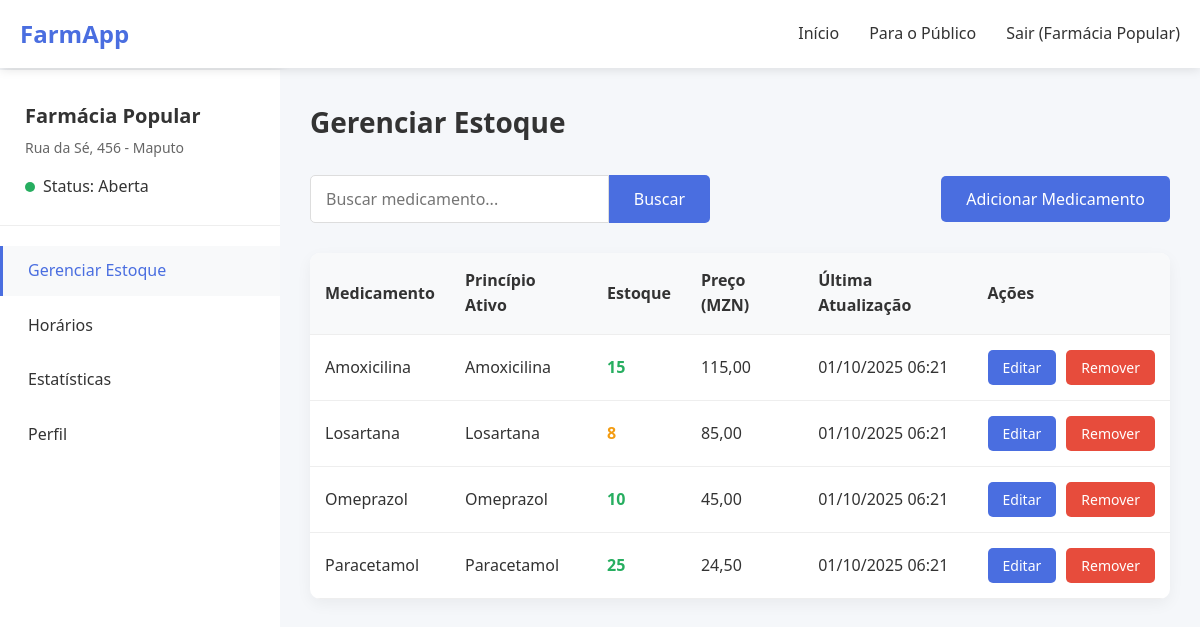
The page /farmacias/dashboard.php (signed in) on the database its author committed.
### tables this page shows
CREATE TABLE IF NOT EXISTS farmacias (
    id INT AUTO_INCREMENT PRIMARY KEY,
    nome VARCHAR(255) NOT NULL,
    endereco TEXT NOT NULL,
    latitude DECIMAL(10, 8),
    longitude DECIMAL(11, 8),
    telefone VARCHAR(20),
    email VARCHAR(255) UNIQUE NOT NULL,
    senha VARCHAR(255) NOT NULL,
    horario_funcionamento TEXT,
    aberta_24h BOOLEAN DEFAULT FALSE,
    ativo BOOLEAN DEFAULT TRUE,
    data_cadastro TIMESTAMP DEFAULT CURRENT_TIMESTAMP
);

CREATE TABLE IF NOT EXISTS estoque_farmacia (
    id INT AUTO_INCREMENT PRIMARY KEY,
    farmacia_id INT,
    medicamento_id INT,
    quantidade INT DEFAULT 0,
    preco DECIMAL(10, 2),
    ultima_atualizacao TIMESTAMP DEFAULT CURRENT_TIMESTAMP ON UPDATE CURRENT_TIMESTAMP,
    FOREIGN KEY (farmacia_id) REFERENCES farmacias(id) ON DELETE CASCADE,
    FOREIGN KEY (medicamento_id) REFERENCES medicamentos(id) ON DELETE CASCADE,
    UNIQUE KEY unique_estoque (farmacia_id, medicamento_id)
);

CREATE TABLE IF NOT EXISTS medicamentos (
    id INT AUTO_INCREMENT PRIMARY KEY,
    nome VARCHAR(255) NOT NULL,
    principio_ativo VARCHAR(255),
    categoria VARCHAR(100),
    receita_obrigatoria BOOLEAN DEFAULT FALSE
);

### farmacias/dashboard.php (the view, shortened to what this page needs)
<?php
$database = new Database();
$db = $database->getConnection();
$query = "SELECT * FROM farmacias WHERE id = :id";
$stmt = $db->prepare($query);
$stmt->bindParam(':id', $_SESSION['farmacia_id']);
$stmt->execute();
$farmacia = $stmt->fetch(PDO::FETCH_ASSOC);
$query = "SELECT e.id as estoque_id, m.id as medicamento_id, m.nome, m.principio_ativo, m.categoria, e.quantidade, e.preco, e.ultima_atualizacao
          FROM estoque_farmacia e
          JOIN medicamentos m ON e.medicamento_id = m.id
          WHERE e.farmacia_id = :farmacia_id
          ORDER BY m.nome";
$stmt = $db->prepare($query);
$stmt->bindParam(':farmacia_id', $_SESSION['farmacia_id']);
$stmt->execute();
$estoque = $stmt->fetchAll(PDO::FETCH_ASSOC);
?>
<!DOCTYPE html>
<html lang="pt">
<head>
    <link rel="stylesheet" href="css/dashboard.css">
</head>
<body>
    <header>
        <div class="container">
            <nav class="navbar">
                <div class="logo">
                    <a href="../index.html">FarmApp</a>
                </div>
                <ul class="nav-links">
                    <li><a href="../index.html">Início</a></li>
                    <li><a href="../publico/index.html">Para o Público</a></li>
                    <li><a href="logout.php" id="logout-btn">Sair (<?php echo htmlspecialchars($farmacia['nome']); ?>)</a></li>
                </ul>
            </nav>
        </div>
    </header>
    <div class="dashboard-container">
        <div class="sidebar">
            <div class="pharmacy-info">
                <h2><?php echo htmlspecialchars($farmacia['nome']); ?></h2>
                <p><?php echo htmlspecialchars($farmacia['endereco']); ?></p>
                <div class="status-indicator">
                    <span class="status-dot open"></span>
                    <span>Status: <?php echo $farmacia['aberta_24h'] ? '24 Horas' : 'Aberta'; ?></span>
                </div>
            </div>
            <nav class="sidebar-nav">
                <ul>
                    <li><a href="#estoque" class="nav-link active">Gerenciar Estoque</a></li>
                    <li><a href="#horarios" class="nav-link">Horários</a></li>
                    <li><a href="#estatisticas" class="nav-link">Estatísticas</a></li>
                    <li><a href="#perfil" class="nav-link">Perfil</a></li>
                </ul>
            </nav>
        </div>
        <div class="main-content">
            <div class="content-section active" id="estoque">
                <h1>Gerenciar Estoque</h1>
                <div class="search-add-bar">
                    <div class="search-box">
                        <input type="text" id="search-medicine" placeholder="Buscar medicamento...">
                        <button id="search-medicine-btn" class="btn">Buscar</button>
                    </div>
                    <button id="add-medicine-btn" class="btn btn-primary">Adicionar Medicamento</button>
                </div>
                <div class="stock-table-container">
                    <table class="stock-table">
                        <thead>
                            <tr>
                                <th>Medicamento</th>
                                <th>Princípio Ativo</th>
                                <th>Estoque</th>
                                <th>Preço (MZN)</th>
                                <th>Última Atualização</th>
                                <th>Ações</th>
                            </tr>
                        </thead>
                        <tbody id="stock-table-body">
                            <?php if (count($estoque) > 0): ?>
                                <?php foreach ($estoque as $item): ?>
                                    <?php
                                    $stock_class = '';
                                    if ($item['quantidade'] == 0) {
                                        $stock_class = 'stock-low';
                                    } elseif ($item['quantidade'] < 10) {
                                        $stock_class = 'stock-medium';
                                    } else {
                                        $stock_class = 'stock-good';
                                    }
                                    ?>
                                    <tr>
                                        <td><?php echo htmlspecialchars($item['nome']); ?></td>
                                        <td><?php echo htmlspecialchars($item['principio_ativo']); ?></td>
                                        <td class="<?php echo $stock_class; ?>"><?php echo $item['quantidade']; ?></td>
                                        <td><?php echo number_format($item['preco'], 2, ',', '.'); ?></td>
                                        <td><?php echo date('d/m/Y H:i', strtotime($item['ultima_atualizacao'])); ?></td>
                                        <td class="actions">
                                            <button class="btn btn-small btn-primary editar-medicamento"
                                                    data-id="<?php echo $item['estoque_id']; ?>"
                                                    data-nome="<?php echo htmlspecialchars($item['nome']); ?>"
                                                    data-quantidade="<?php echo $item['quantidade']; ?>"
                                                    data-preco="<?php echo $item['preco']; ?>">
                                                Editar
                                            </button>
                                            <form method="POST" style="display: inline;">
                                                <button type="submit" class="btn btn-small btn-danger" onclick="return confirm('Tem certeza que deseja remover este medicamento?')">Remover</button>
                                            </form>
                                        </td>
                                    </tr>
                                <?php endforeach; ?>
                            <?php endif; ?>
                        </tbody>
                    </table>
                </div>
            </div>
        </div>
    </div>
</body>
</html>

### farmacias/css/dashboard.css (style rules this page uses)
* { margin: 0; padding: 0; box-sizing: border-box; font-family: 'Segoe UI', Tahoma, Geneva, Verdana, sans-serif; }
body { background-color: #f5f7fa; color: #333; line-height: 1.6; }
.container { max-width: 1200px; margin: 0 auto; padding: 0 20px; }
header { background: white; box-shadow: 0 2px 10px rgba(0, 0, 0, 0.1); position: fixed; width: 100%; top: 0; z-index: 1000; }
.navbar { display: flex; justify-content: space-between; align-items: center; padding: 15px 0; }
.logo a { font-size: 24px; font-weight: bold; color: #4a6ee0; text-decoration: none; }
.nav-links { display: flex; list-style: none; }
.nav-links li { margin-left: 30px; }
.nav-links a { text-decoration: none; color: #333; font-weight: 500; transition: color 0.3s; }
.dashboard-container { display: flex; min-height: 100vh; padding-top: 70px; }
.sidebar { width: 280px; background: white; box-shadow: 2px 0 10px rgba(0, 0, 0, 0.1); padding: 30px 0; }
.pharmacy-info { padding: 0 25px 25px; border-bottom: 1px solid #eee; margin-bottom: 20px; }
.pharmacy-info h2 { font-size: 20px; margin-bottom: 5px; color: #333; }
.pharmacy-info p { font-size: 14px; color: #666; margin-bottom: 15px; }
.status-indicator { display: flex; align-items: center; gap: 8px; }
.status-dot { width: 10px; height: 10px; border-radius: 50%; }
.status-dot.open { background: #27ae60; }
.sidebar-nav ul { list-style: none; }
.sidebar-nav li { margin-bottom: 5px; }
.nav-link { display: block; padding: 12px 25px; text-decoration: none; color: #333; transition: all 0.3s; border-left: 3px solid transparent; }
.nav-link:hover, .nav-link.active { background: #f8f9fa; color: #4a6ee0; border-left-color: #4a6ee0; }
.main-content { flex: 1; padding: 30px; background: #f5f7fa; }
.content-section { display: none; }
.content-section.active { display: block; }
.content-section h1 { margin-bottom: 30px; color: #333; font-size: 28px; }
.search-add-bar { display: flex; justify-content: space-between; align-items: center; margin-bottom: 30px; gap: 20px; }
.search-box { display: flex; flex: 1; max-width: 400px; }
.search-box input { flex: 1; padding: 12px 15px; border: 1px solid #ddd; border-radius: 5px 0 0 5px; font-size: 16px; }
.search-box button { border-radius: 0 5px 5px 0; }
.btn { padding: 12px 25px; background: #4a6ee0; color: white; border: none; border-radius: 5px; cursor: pointer; font-size: 16px; font-weight: 500; transition: background 0.3s; text-decoration: none; display: inline-block; text-align: center; }
.btn-primary { background: #4a6ee0; }
.btn-danger { background: #e74c3c; }
.btn-small { padding: 8px 15px; font-size: 14px; }
.stock-table-container { background: white; border-radius: 10px; box-shadow: 0 5px 15px rgba(0, 0, 0, 0.05); overflow: hidden; }
.stock-table { width: 100%; border-collapse: collapse; }
.stock-table th, .stock-table td { padding: 15px; text-align: left; border-bottom: 1px solid #eee; }
.stock-table th { background: #f8f9fa; font-weight: 600; color: #333; }
.actions { display: flex; gap: 10px; }

### farmacias/dashboard.php (style rules this page uses)
.stock-medium { color: #f39c12; font-weight: bold; }
.stock-good { color: #27ae60; font-weight: bold; }

### rows shown on the page
farmacias: nome "Farmácia Popular", endereco "Rua da Sé, 456 - Maputo"
estoque_farmacia: medicamento.nome "Amoxicilina", medicamento.principio_ativo "Amoxicilina", quantidade "15", preco "115,00", ultima_atualizacao "01/10/2025 06:21"
estoque_farmacia: medicamento.nome "Losartana", medicamento.principio_ativo "Losartana", quantidade "8", preco "85,00", ultima_atualizacao "01/10/2025 06:21"
estoque_farmacia: medicamento.nome "Omeprazol", medicamento.principio_ativo "Omeprazol", quantidade "10", preco "45,00", ultima_atualizacao "01/10/2025 06:21"
estoque_farmacia: medicamento.nome "Paracetamol", medicamento.principio_ativo "Paracetamol", quantidade "25", preco "24,50", ultima_atualizacao "01/10/2025 06:21"
